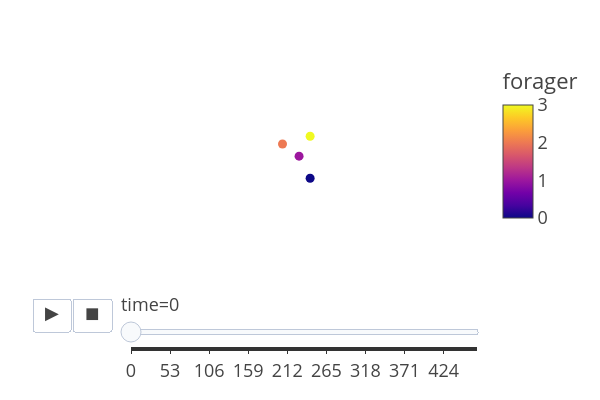

The notebook cell this image was saved under:
### Code cell
ft.animate_foragers(fish_4wks_object,plot_rewards=False,width=600, height=400,point_size=6)
